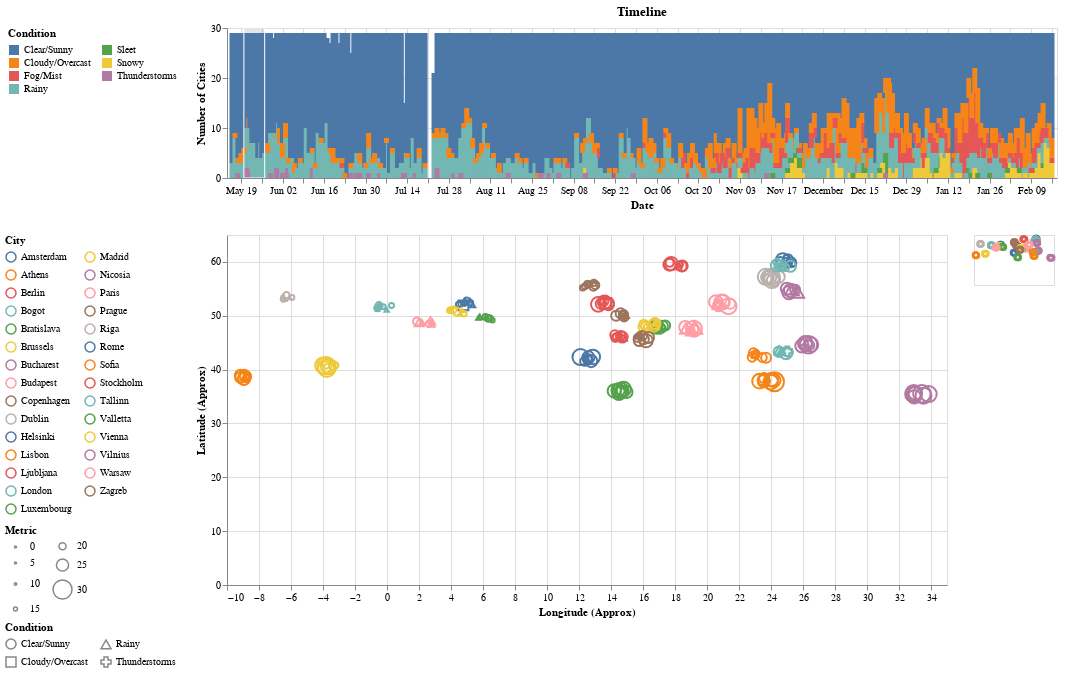

This figure's notebook cell:
### Code cell
WIDTH, HEIGHT = 800, 500

# Date selection
date_range = (dt.date(2024, 5, 20), dt.date(2024, 5, 27))
date_selection = alt.selection_interval(encodings=['x'], value={'x': date_range})

# Metric dropdown
dropdown = alt.binding_select(
    options=['temperature_celsius', 'humidity'],
    labels=['Temperature °C', 'Humidity %'],
    name='Metric '
)
size_param = alt.param(value='temperature_celsius', bind=dropdown)

# Scaling exponent slider
exp_slider = alt.binding_range(min=1, max=10, step=1, name='Metric Scaling Exponent:')
exp_selection = alt.param(value=5, bind=exp_slider)

# Condition selection
condition_selection = alt.selection_point(fields=['condition'], bind='legend')

# ID point selection
id_point = alt.selection_point(fields=['id'])
id_match = alt.expr.test(id_point.id, alt.datum.id)

# Day, week, month, season selections
day_point = alt.selection_point(fields=['_day', '_week', '_month'])
day_checkbox = alt.param(value=False, bind=alt.binding_checkbox(name='Select same day'))
day_matches = alt.expr.test(day_point._day, alt.datum._day) & alt.expr.test(day_point._week, alt.datum._week) & alt.expr.test(day_point._month, alt.datum._month)

week_point = alt.selection_point(fields=['_week'])
week_checkbox = alt.param(value=False, bind=alt.binding_checkbox(name='Select same week #'))
week_matches = alt.expr.test(week_point._week, alt.datum._week)

month_point = alt.selection_point(fields=['_month'])
month_checkbox = alt.param(value=False, bind=alt.binding_checkbox(name='Select same month'))
month_matches = alt.expr.test(month_point._month, alt.datum._month)

season_point = alt.selection_point(fields=['season'])
season_checkbox = alt.param(value=False, bind=alt.binding_checkbox(name='Select same season'))
season_matches = alt.expr.test(season_point.season, alt.datum.season)

not_checkbox = (~day_checkbox & ~week_checkbox & ~month_checkbox & ~season_checkbox)
selection_boolean = not_checkbox | \
                    (day_checkbox & day_matches) | \
                    (week_checkbox & week_matches) | \
                    (month_checkbox & month_matches) | \
                    (season_checkbox & season_matches)

scale_bind = alt.selection_interval(bind='scales')

# Temperature range sliders (min and max)
temp_min_slider = alt.binding_range(min=df['temperature_celsius'].min(), max=df['temperature_celsius'].max(), step=0.1, name='Temperature (°C) Min:')
temp_max_slider = alt.binding_range(min=df['temperature_celsius'].min(), max=df['temperature_celsius'].max(), step=0.1, name='Temperature (°C) Max:')
temp_min = alt.param(value=df['temperature_celsius'].min(), bind=temp_min_slider)
temp_max = alt.param(value=df['temperature_celsius'].max(), bind=temp_max_slider)

# Humidity range sliders (min and max)
humidity_min_slider = alt.binding_range(min=df['humidity'].min(), max=df['humidity'].max(), step=0.1, name='Humidity (%) Min:')
humidity_max_slider = alt.binding_range(min=df['humidity'].min(), max=df['humidity'].max(), step=0.1, name='Humidity (%) Max:')
humidity_min = alt.param(value=df['humidity'].min(), bind=humidity_min_slider)
humidity_max = alt.param(value=df['humidity'].max(), bind=humidity_max_slider)

search_box = alt.param(
    value='',
    bind=alt.binding(input='search', placeholder='City', name='Search ')
)
search_matches = alt.expr.test(alt.expr.regexp(search_box, 'i'), alt.datum.location_name)

# Minimap
minimap = alt.Chart(df).mark_point().encode(
    x=alt.X('longitude_jitter:Q', title=None, axis=None),
    y=alt.Y('latitude_jitter:Q', title=None, axis=None),
    color=alt.when(scale_bind).then(alt.Color('location_name:N', legend=None)).otherwise(alt.value('lightgray')),
).transform_filter(
    date_selection
).transform_filter(
    selection_boolean
).transform_filter(
    search_matches,
).properties(
    width=0.1 * WIDTH,
    height=0.1 * HEIGHT,
)

# Scatter plot
scatter = alt.Chart(df).mark_point().encode(
    x=alt.X('longitude_jitter:Q', title='Longitude (Approx)'),
    y=alt.Y('latitude_jitter:Q', title='Latitude (Approx)'),
    shape=alt.Shape('condition:N', title='Condition', legend=alt.Legend(orient='left', columns=2)),
    color=alt.Color('location_name:N', title='City', legend=alt.Legend(orient='left', columns=2)),
    size=alt.Size('size:Q', title='Metric', scale=alt.Scale(type='pow', exponent=exp_selection), legend=alt.Legend(orient='left', columns=2)),
    opacity=alt.condition((selection_boolean & id_match), alt.value(1.0), alt.value(0.2)),
    tooltip=[alt.Tooltip('location_name', title='City'),
             alt.Tooltip('condition', title='Condition'),
             alt.Tooltip('date', title='Date'),
             alt.Tooltip('week', title='Week #'),
             alt.Tooltip('season', title='Season'),
             alt.Tooltip('temperature_celsius', title='Temperature (°C)'),
             alt.Tooltip('humidity', title='Humidity (%)')],
).transform_filter(
    date_selection
).transform_filter(
    scale_bind
).transform_filter(
    condition_selection
).transform_filter(
    alt.datum.temperature_celsius >= temp_min
).transform_filter(
    alt.datum.temperature_celsius <= temp_max
).transform_filter(
    alt.datum.humidity >= humidity_min
).transform_filter(
    alt.datum.humidity <= humidity_max
).transform_filter(
    selection_boolean
).transform_filter(
    search_matches,
).add_params(
    search_box,
    scale_bind,
    size_param,
    exp_selection,
    id_point,
    day_point, day_checkbox,
    week_point, week_checkbox,
    month_point, month_checkbox,
    season_point, season_checkbox,
    temp_min,
    temp_max,
    humidity_min,
    humidity_max,
).transform_calculate(
    size=f'datum[{size_param.name}]',
).properties(
    width=0.9 * WIDTH,
    height=0.7 * HEIGHT,
)

# Timeline
timeline = alt.Chart(df).mark_bar().encode(
    x=alt.X('date:T', title='Date'),
    y=alt.Y('count():Q', title='Number of Cities'),
    color=alt.Color('condition:N', title='Condition', legend=alt.Legend(orient='left', columns=2)),
    opacity=alt.condition(condition_selection, alt.value(1), alt.value(0.2)),
    tooltip=[alt.Tooltip('date:T', title='Date'),
             alt.Tooltip('week', title='Week #'),
             alt.Tooltip('season', title='Season'),
             alt.Tooltip('condition', title='Condition'),
             alt.Tooltip('count():Q', title='No. of Cities')]
).add_params(
    date_selection,
    condition_selection
).properties(
    title='Timeline',
    width=WIDTH + 30,
    height=0.3 * HEIGHT,
).transform_filter(
    selection_boolean
).transform_filter(
    search_matches,
)

# Combine charts
systemB = alt.vconcat(timeline, (scatter | minimap)).resolve_scale(
    color='independent',
    shape='independent',
    size='independent',
).properties(
    # title='System B'
)
systemB.save('SystemB.html')
systemB

### Figure 1 — Vega-Lite specification as saved in the notebook (floating-point values rounded to 4 significant figures; data arrays with more than 128 entries replaced by an {"elided": "..."} marker saying what was removed)
{"config": {"view": {"continuousWidth": 300, "continuousHeight": 300}}, "vconcat": [{"mark": {"type": "bar"}, "encoding": {"color": {"field": "condition", "legend": {"columns": 2, "orient": "left"}, "title": "Condition", "type": "nominal"}, "opacity": {"condition": {"param": "param_4", "value": 1}, "value": 0.2}, "tooltip": [{"field": "date", "title": "Date", "type": "temporal"}, {"field": "week", "title": "Week #", "type": "quantitative"}, {"field": "season", "title": "Season", "type": "nominal"}, {"field": "condition", "title": "Condition", "type": "nominal"}, {"aggregate": "count", "title": "No. of Cities", "type": "quantitative"}], "x": {"field": "date", "title": "Date", "type": "temporal"}, "y": {"aggregate": "count", "title": "Number of Cities", "type": "quantitative"}}, "height": 150.0, "name": "view_2", "title": "Timeline", "transform": [{"filter": "((((((((!param_7) && (!param_9)) && (!param_11)) && (!param_13)) || (param_7 && ((test(param_6._day,datum._day) && test(param_6._week,datum._week)) && test(param_6._month,datum._month)))) || (param_9 && test(param_8._week,datum._week))) || (param_11 && test(param_10._month,datum._month))) || (param_13 && test(param_12.season,datum.season)))"}, {"filter": "test(regexp(param_19,'i'),datum.location_name)"}], "width": 830}, {"hconcat": [{"mark": {"type": "point"}, "encoding": {"color": {"field": "location_name", "legend": {"columns": 2, "orient": "left"}, "title": "City", "type": "nominal"}, "opacity": {"condition": {"test": "(((((((((!param_7) && (!param_9)) && (!param_11)) && (!param_13)) || (param_7 && ((test(param_6._day,datum._day) && test(param_6._week,datum._week)) && test(param_6._month,datum._month)))) || (param_9 && test(param_8._week,datum._week))) || (param_11 && test(param_10._month,datum._month))) || (param_13 && test(param_12.season,datum.season))) && test(param_5.id,datum.id))", "value": 1.0}, "value": 0.2}, "shape": {"field": "condition", "legend": {"columns": 2, "orient": "left"}, "title": "Condition", "type": "nominal"}, "size": {"field": "size", "legend": {"columns": 2, "orient": "left"}, "scale": {"exponent": {"expr": "param_3"}, "type": "pow"}, "title": "Metric", "type": "quantitative"}, "tooltip": [{"field": "location_name", "title": "City", "type": "nominal"}, {"field": "condition", "title": "Condition", "type": "nominal"}, {"field": "date", "title": "Date", "type": "temporal"}, {"field": "week", "title": "Week #", "type": "quantitative"}, {"field": "season", "title": "Season", "type": "nominal"}, {"field": "temperature_celsius", "title": "Temperature (°C)", "type": "quantitative"}, {"field": "humidity", "title": "Humidity (%)", "type": "quantitative"}], "x": {"field": "longitude_jitter", "title": "Longitude (Approx)", "type": "quantitative"}, "y": {"field": "latitude_jitter", "title": "Latitude (Approx)", "type": "quantitative"}}, "height": 350.0, "name": "view_1", "transform": [{"filter": {"param": "param_1"}}, {"filter": {"param": "param_14"}}, {"filter": {"param": "param_4"}}, {"filter": "(datum.temperature_celsius >= param_15)"}, {"filter": "(datum.temperature_celsius <= param_16)"}, {"filter": "(datum.humidity >= param_17)"}, {"filter": "(datum.humidity <= param_18)"}, {"filter": "((((((((!param_7) && (!param_9)) && (!param_11)) && (!param_13)) || (param_7 && ((test(param_6._day,datum._day) && test(param_6._week,datum._week)) && test(param_6._month,datum._month)))) || (param_9 && test(param_8._week,datum._week))) || (param_11 && test(param_10._month,datum._month))) || (param_13 && test(param_12.season,datum.season)))"}, {"filter": "test(regexp(param_19,'i'),datum.location_name)"}, {"calculate": "datum[param_2]", "as": "size"}], "width": 720.0}, {"mark": {"type": "point"}, "encoding": {"color": {"condition": {"param": "param_14", "field": "location_name", "legend": null, "type": "nominal"}, "value": "lightgray"}, "x": {"axis": null, "field": "longitude_jitter", "title": null, "type": "quantitative"}, "y": {"axis": null, "field": "latitude_jitter", "title": null, "type": "quantitative"}}, "height": 50.0, "transform": [{"filter": {"param": "param_1"}}, {"filter": "((((((((!param_7) && (!param_9)) && (!param_11)) && (!param_13)) || (param_7 && ((test(param_6._day,datum._day) && test(param_6._week,datum._week)) && test(param_6._month,datum._month)))) || (param_9 && test(param_8._week,datum._week))) || (param_11 && test(param_10._month,datum._month))) || (param_13 && test(param_12.season,datum.season)))"}, {"filter": "test(regexp(param_19,'i'),datum.location_name)"}], "width": 80.0}]}], "data": {"name": "data-974d2c77e5b232a52fc77149ff04a629"}, "params": [{"name": "param_1", "select": {"type": "interval", "encodings": ["x"]}, "value": {"x": [{"year": 2024, "month": 5, "date": 20}, {"year": 2024, "month": 5, "date": 27}]}, "views": ["view_2"]}, {"name": "param_4", "select": {"type": "point", "fields": ["condition"]}, "bind": "legend", "views": ["view_2"]}, {"name": "param_19", "bind": {"input": "search", "name": "Search ", "placeholder": "City"}, "value": ""}, {"name": "param_14", "select": {"type": "interval"}, "bind": "scales", "views": ["view_1"]}, {"name": "param_2", "bind": {"input": "select", "options": ["temperature_celsius", "humidity"], "labels": ["Temperature °C", "Humidity %"], "name": "Metric "}, "value": "temperature_celsius"}, {"name": "param_3", "bind": {"input": "range", "max": 10, "min": 1, "name": "Metric Scaling Exponent:", "step": 1}, "value": 5}, {"name": "param_5", "select": {"type": "point", "fields": ["id"]}, "views": ["view_1"]}, {"name": "param_6", "select": {"type": "point", "fields": ["_day", "_week", "_month"]}, "views": ["view_1"]}, {"name": "param_7", "bind": {"input": "checkbox", "name": "Select same day"}, "value": false}, {"name": "param_8", "select": {"type": "point", "fields": ["_week"]}, "views": ["view_1"]}, {"name": "param_9", "bind": {"input": "checkbox", "name": "Select same week #"}, "value": false}, {"name": "param_10", "select": {"type": "point", "fields": ["_month"]}, "views": ["view_1"]}, {"name": "param_11", "bind": {"input": "checkbox", "name": "Select same month"}, "value": false}, {"name": "param_12", "select": {"type": "point", "fields": ["season"]}, "views": ["view_1"]}, {"name": "param_13", "bind": {"input": "checkbox", "name": "Select same season"}, "value": false}, {"name": "param_15", "bind": {"input": "range", "max": 41.1, "min": -9.9, "name": "Temperature (°C) Min:", "step": 0.1}, "value": -9.9}, {"name": "param_16", "bind": {"input": "range", "max": 41.1, "min": -9.9, "name": "Temperature (°C) Max:", "step": 0.1}, "value": 41.1}, {"name": "param_17", "bind": {"input": "range", "max": 100, "min": 10, "name": "Humidity (%) Min:", "step": 0.1}, "value": 10}, {"name": "param_18", "bind": {"input": "range", "max": 100, "min": 10, "name": "Humidity (%) Max:", "step": 0.1}, "value": 100}], "resolve": {"scale": {"color": "independent", "shape": "independent", "size": "independent"}}, "$schema": "https://vega.github.io/schema/vega-lite/v5.20.1.json", "datasets": {"data-974d2c77e5b232a52fc77149ff04a629": {"elided": "7943 records"}}}
